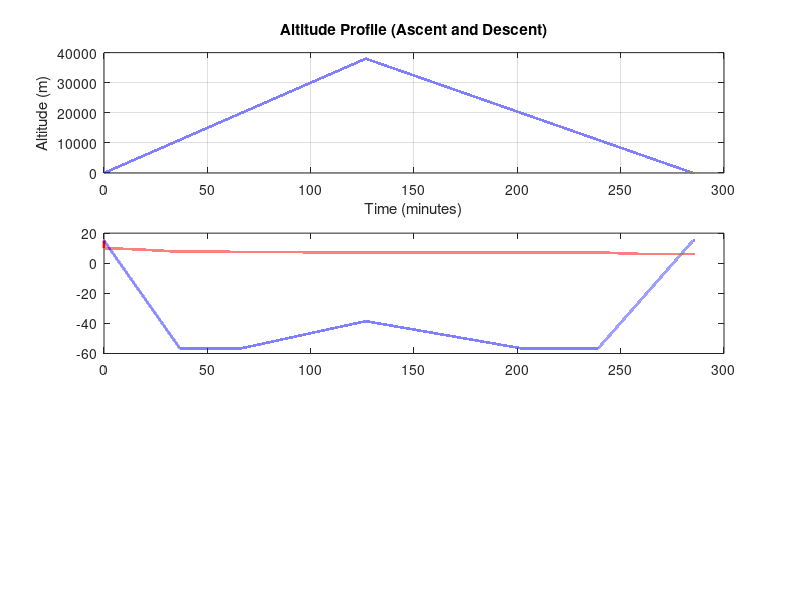

The MATLAB source for this figure: (Note: this script raises an error after producing the figure.)
clc; clear; close all;

%% Balloon and Payload Specifications
ascent_speed = 5;            % Balloon ascent speed (m/s)
descent_speed = 4;           % Balloon descent speed (m/s)
payload_mass = 3;            % Payload mass (kg)
payload_specific_heat = 1300;% Specific heat capacity (J/kgK)
payload_volume = 0.003;      % Payload volume (m³)

%% Thermal Properties
thermal_constants = struct(...
    'stefan_boltzmann', 5.670e-8, ...
    'air_thermal_conductivity', 0.025, ...
    'foam_emissivity', 0.6, ...
    'foam_absorptivity', 0.15, ...
    'mylar_emissivity', 0.05, ...
    'mylar_absorptivity', 0.1 ...
);

%% Geometry
payload_geometry = struct(...
    'length', 0.3, ...
    'width', 0.1, ...
    'height', 0.1 ...
);

% Calculate payload surface area
payload_surface_area = 2 * (payload_geometry.length * payload_geometry.width + ...
                             payload_geometry.length * payload_geometry.height + ...
                             payload_geometry.width * payload_geometry.height);

%% Environmental Conditions
solar_constants = struct(...
    'solar_flux', 1361, ...
    'albedo', 0.3, ...
    'visibility_factor', 0.15, ...
    'planetary_flux', 220 ...
);

%% Simulation Parameters
max_altitude = 38000;        % Maximum altitude (m)
simulation_time = 50 + (max_altitude / ascent_speed + max_altitude / descent_speed);  % Total round trip time
time_step = 0.1;             % Time step for calculations (seconds)
target_temp_min = 0;         % Minimum target temperature (°C)
target_temp_max = 10;        % Maximum target temperature (°C)

%% Initialize Arrays
num_steps = floor(simulation_time / time_step);
time = linspace(0, simulation_time, num_steps);

% Create altitude profile with ascent and descent
altitude = zeros(size(time));
for i = 1:length(time)
    % Ascent phase
    if time(i) <= max_altitude / ascent_speed
        altitude(i) = ascent_speed * time(i);
    % Descent phase
    elseif time(i) <= max_altitude / ascent_speed + max_altitude / descent_speed
        altitude(i) = max_altitude - descent_speed * (time(i) - max_altitude / ascent_speed);
    else
        altitude(i) = 0;
    end
end

% Initialize temperature arrays
temperature_external = zeros(size(time));
temperature_payload = zeros(size(time));
heater_power = zeros(size(time));

%% Calculate External Temperature Profile
for i = 1:length(time)
    current_altitude = altitude(i);

    if current_altitude < 11000
        temperature_external(i) = 288.15 - (0.0065 * current_altitude); % No conversion to Celsius yet
    elseif current_altitude < 20000
        temperature_external(i) = 216.65; % Constant temperature
    else
        temperature_external(i) = 216.65 + (current_altitude - 20000) * 0.001; % Linear increase
    end
end

temperature_external = temperature_external - 273.15; % Convert to Celsius after calculation

%% Initial Conditions
temperature_payload(1) = temperature_external(1);

%% Thermal Simulation
for i = 2:length(time)
    % Heat Transfer Calculations
    Q_solar = thermal_constants.foam_absorptivity * solar_constants.solar_flux * payload_surface_area / 2;
    Q_albedo = thermal_constants.foam_absorptivity * solar_constants.solar_flux * solar_constants.albedo * payload_surface_area / 2;
    Q_planetary = thermal_constants.foam_emissivity * solar_constants.planetary_flux * payload_surface_area / 2;
    
    % Radiation Heat Loss
    Q_radiation = thermal_constants.foam_emissivity * thermal_constants.stefan_boltzmann * ...
                  payload_surface_area * (temperature_payload(i-1) + 273.15)^4;
    
    % Convection Heat Loss (simplified model)
    if altitude(i) < 10000
        h_convection = thermal_constants.air_thermal_conductivity / payload_geometry.length;
        Q_convection = h_convection * (temperature_payload(i-1) - temperature_external(i-1));
    else
        Q_convection = 0;
    end
    
    %Heater Power Control
    if temperature_payload(i-1) < target_temp_min
        heater_power(i) = 5;  % Maximum power if below minimum
    elseif temperature_payload(i-1) > target_temp_max
        heater_power(i) = 0;   % No heating if above maximum
    else
        %Proportional control
        heater_power(i) = 5 * (target_temp_max - temperature_payload(i-1)) / target_temp_max;
    end

    
    % Net Heat Balance
    Q_net = Q_solar + Q_albedo + Q_planetary + heater_power(i) - Q_radiation - Q_convection;
    
    % Temperature Change
    delta_T = Q_net * time_step / (payload_mass * payload_specific_heat);
    temperature_payload(i) = temperature_payload(i-1) + delta_T;
    
    % Clamp temperature
    temperature_payload(i) = max(min(temperature_payload(i), target_temp_max), target_temp_min);
end

%% Plotting
figure('Position', [100, 100, 1200, 800]);

% Altitude Profile
subplot(3,1,1);
plot(time/60, altitude, 'b', 'LineWidth', 2);
title('Altitude Profile (Ascent and Descent)');
xlabel('Time (minutes)');
ylabel('Altitude (m)');
grid on;

% Temperature Evolution
subplot(3,1,2);
plot(time/60, temperature_payload, 'r', 'LineWidth', 2);
hold on;
plot(time/60, temperature_external, 'b--', 'LineWidth', 2);
yline(target_temp_min, 'g--', 'Min Temp');
yline(target_temp_max, 'm--', 'Max Temp');
title('Payload Temperature');
xlabel('Time (minutes)');
ylabel('Temperature (°C)');
legend('Payload Temp', 'External Temp', 'Min Temp', 'Max Temp');
grid on;

% Heater Power
subplot(3,1,3);
plot(time/60, heater_power, 'g', 'LineWidth', 2);
title('Heater Power');
xlabel('Time (minutes)');
ylabel('Power (W)');
grid on;

%% Results Summary
total_energy_consumed = trapz(time, heater_power);
fprintf('Total Heater Energy Consumed: %.2f J\n', total_energy_consumed);
fprintf('Maximum Heater Power: %.2f W\n', max(heater_power));
fprintf('Final Payload Temperature: %.2f °C\n', temperature_payload(end));
